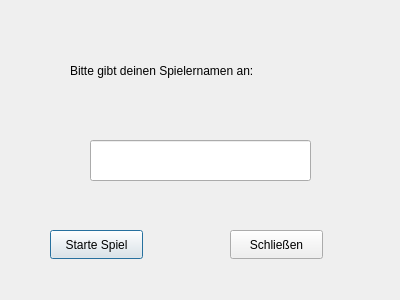
<?xml version="1.0" encoding="UTF-8"?>
<ui version="4.0">
 <class>Dialog</class>
 <widget class="QDialog" name="Dialog">
  <property name="geometry">
   <rect>
    <x>0</x>
    <y>0</y>
    <width>400</width>
    <height>300</height>
   </rect>
  </property>
  <property name="windowTitle">
   <string>Dialog</string>
  </property>
  <widget class="QLineEdit" name="name">
   <property name="geometry">
    <rect>
     <x>90</x>
     <y>140</y>
     <width>221</width>
     <height>41</height>
    </rect>
   </property>
  </widget>
  <widget class="QLabel" name="label">
   <property name="geometry">
    <rect>
     <x>70</x>
     <y>40</y>
     <width>281</width>
     <height>61</height>
    </rect>
   </property>
   <property name="text">
    <string>Bitte gibt deinen Spielernamen an:</string>
   </property>
  </widget>
  <widget class="QPushButton" name="startBtn">
   <property name="geometry">
    <rect>
     <x>50</x>
     <y>230</y>
     <width>93</width>
     <height>29</height>
    </rect>
   </property>
   <property name="text">
    <string>Starte Spiel</string>
   </property>
  </widget>
  <widget class="QPushButton" name="endBtn">
   <property name="geometry">
    <rect>
     <x>230</x>
     <y>230</y>
     <width>93</width>
     <height>29</height>
    </rect>
   </property>
   <property name="text">
    <string>Schließen</string>
   </property>
  </widget>
 </widget>
 <resources/>
 <connections/>
</ui>
